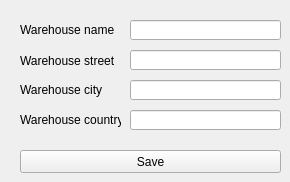
    <widget class="QWidget" name="tab_add_warehouse">
     <attribute name="title">
      <string>Add warehouse</string>
     </attribute>
     <widget class="QLineEdit" name="line_edit_warehoue_city">
      <property name="geometry">
       <rect>
        <x>130</x>
        <y>80</y>
        <width>151</width>
        <height>20</height>
       </rect>
      </property>
     </widget>
     <widget class="QLabel" name="label_warehouse_city">
      <property name="geometry">
       <rect>
        <x>20</x>
        <y>80</y>
        <width>101</width>
        <height>20</height>
       </rect>
      </property>
      <property name="text">
       <string>Warehouse city</string>
      </property>
     </widget>
     <widget class="QLabel" name="label_warehouse_street">
      <property name="geometry">
       <rect>
        <x>20</x>
        <y>50</y>
        <width>101</width>
        <height>21</height>
       </rect>
      </property>
      <property name="text">
       <string>Warehouse street</string>
      </property>
     </widget>
     <widget class="QLabel" name="label_warehouse_name">
      <property name="geometry">
       <rect>
        <x>20</x>
        <y>20</y>
        <width>101</width>
        <height>20</height>
       </rect>
      </property>
      <property name="text">
       <string>Warehouse name</string>
      </property>
     </widget>
     <widget class="QLineEdit" name="line_edit_warehoue_street">
      <property name="geometry">
       <rect>
        <x>130</x>
        <y>50</y>
        <width>151</width>
        <height>20</height>
       </rect>
      </property>
     </widget>
     <widget class="QPushButton" name="button_save_warehouse">
      <property name="geometry">
       <rect>
        <x>20</x>
        <y>150</y>
        <width>261</width>
        <height>23</height>
       </rect>
      </property>
      <property name="text">
       <string>Save</string>
      </property>
     </widget>
     <widget class="QLineEdit" name="line_edit_warehoue_name">
      <property name="geometry">
       <rect>
        <x>130</x>
        <y>20</y>
        <width>151</width>
        <height>20</height>
       </rect>
      </property>
     </widget>
     <widget class="QLabel" name="label_warehouse_country">
      <property name="geometry">
       <rect>
        <x>20</x>
        <y>110</y>
        <width>101</width>
        <height>20</height>
       </rect>
      </property>
      <property name="text">
       <string>Warehouse country</string>
      </property>
     </widget>
     <widget class="QLineEdit" name="line_edit_warehoue_country">
      <property name="geometry">
       <rect>
        <x>130</x>
        <y>110</y>
        <width>151</width>
        <height>20</height>
       </rect>
      </property>
     </widget>
    </widget>
